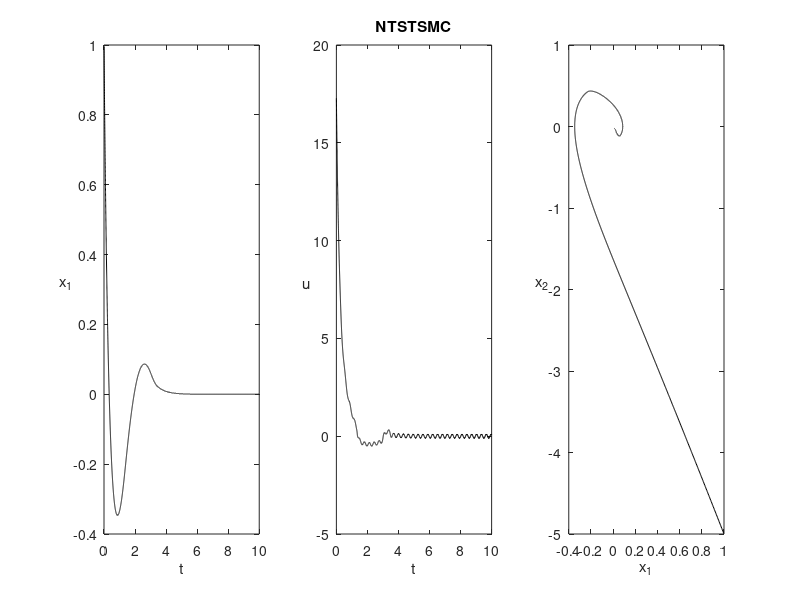

Recreate this plot in MATLAB.
clc,clear,close all

t_end = 10; n = 10000;t_delta = t_end/n;
alpha = 2;beta = 1;gamma = 0.4;
mu = 0.9;r = 1.5;
K1 = 1;K2 = 1;

y = [1 -5];
s_integ = 0;
y1_array = [];
y2_array = [];
s_array = [];u_array=[];s_dot_array=[];
for t = linspace(0,t_end,n)
    s = alpha * y(1) +  (beta * y(2) ^ mu) + (gamma *  y(1) ^ r);
    if (t > 0) s_dot = (s - s_array(1,end)) / t_delta; end
    s_integ = s_integ + K2 * sign(s) * t_delta;

    u = -0.1*sin(20*t) - (alpha/(beta*mu) * y(2)^(2-mu)) ...
    -(gamma*r/(beta*mu) *(y(2)^(2-mu))*(y(1)^(r-1))) ...
    -(K1*(abs(s))^(1/2)*sign(s))- s_integ

    y(2) = y(2) + (0.1*sin(20*t) + u) * t_delta;
    y(1) = y(1) + y(2) * t_delta;
    u_array = [u_array,u];
    s_array = [s_array,s];
    if (t > 0)  s_dot_array = [s_dot_array,s_dot]; end
    y1_array = [y1_array, y(1)];
    y2_array = [y2_array, y(2)];
end
t = linspace(0,t_end,n);
subplot(1,3,1);plot(t,y1_array,'k');xlabel('t');ylabel('x_1',"Rotation",0)
subplot(1,3,2);plot(t,u_array,'k');xlabel('t');ylabel('u',"Rotation",0);title('NTSTSMC')
subplot(1,3,3);plot(y1_array,y2_array,'k');xlabel('x_1');ylabel('x_2',"Rotation",0)
